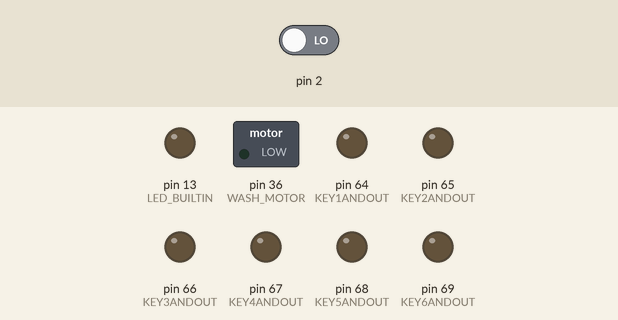
Recording of a sketch running on a simulated Arduino Mega 2560, built with avr-gcc and run on an emulated ATmega2560. Parts: switched loads named in the sketch (green lamp = pin HIGH), output pins drawn as LEDs (lit = HIGH). Inputs (shaded band) come from the test bench; at power-on: pin 2 LOW. What the sketch prints to the serial monitor is not drawn.

Above: at 0.1 s.
At 10.9 s:
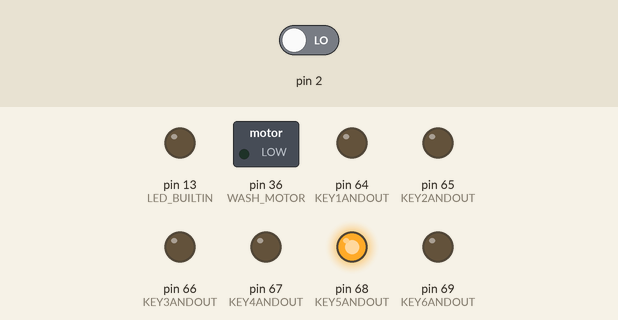
At 21.8 s:
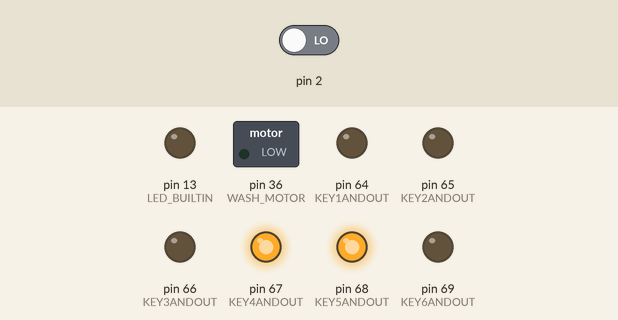
At 32.6 s:
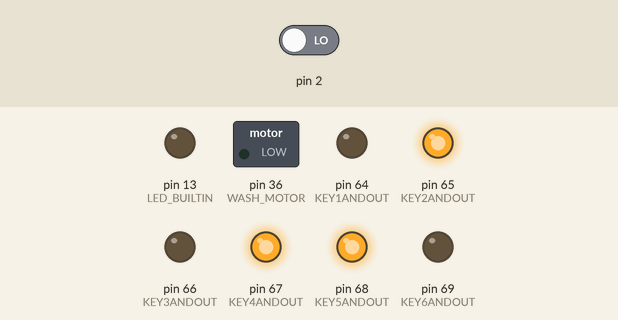
Timing chart, 0 to 34.1 s (numbered marks = the images above):
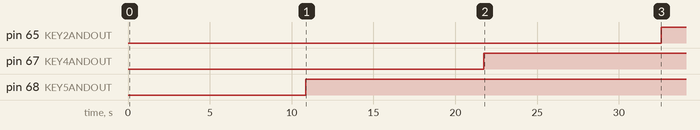

Measured:
- by itself, pin 65 (KEY2ANDOUT): LOW → HIGH at 32.6 s
- by itself, pin 67 (KEY4ANDOUT): LOW → HIGH at 21.7 s
- by itself, pin 68 (KEY5ANDOUT): LOW → HIGH at 10.9 s

The sketch:

Sketch1.ino
```cpp
/*
 Name:		Sketch1.ino
 Created:	2017/10/26 17:05:18
 Author:	wangxu
*/


#include <TimerOne.h>
#include <MsTimer2.h>

//ÀàÐÍ¶¨Òå
#define uchar unsigned char

//¹ýÁã¼ì²â
#define ZERO_DETECT 0// Òý½Å2
// Motor
#define WASH_MOTOR 36
// KEY
#define KEY1ANDOUT 64
#define KEY2ANDOUT 65
#define KEY3ANDOUT 66
#define KEY4ANDOUT 67
#define KEY5ANDOUT 68
#define KEY6ANDOUT 69

// HC164
#define HC164_DATA 42
#define HC164_CLOCK 40

// È«¾Ö±äÁ¿¶¨Òå
// ============================
// 4Î»7¶ÎÊýÂë¹Ü
//   8.8.:8.'8.
//     3
//     __
// 16 |13| 11
//     --
//  5 |__| 15
//     14
//
// ============================
//ÏÔÊ¾Êý×Ö
uint8_t NumData[10] = {
	0x5F,//0
	0x09,//1
	0x7C,//2
	0x76,//3
	0x63,//4
	0x37,//5
	0x3F,//6
	0x52,//7
	0x7F,//8
	0x77//9
};
//ÏÔÊ¾×Ö·û
uint8_t SignData[8] = {
	0x7B,//A
	0x1D,//C
	0x3D,//E
	0x39,//F
	0x6B,//H
	0x0D,//L
	0x79,//P
	0x4F,//U
};

volatile uchar second=0, minute=0;
int MinOpenAngle = 2000;
int MaxOpenAngle = 7000;
int DefaultOpenAngle = 3000;
int IncOpenAngle = 20;

int key[7] = { 1 };

uint8_t data[5];

void setup()
{
	pinMode(LED_BUILTIN, OUTPUT);
	pinMode(HC164_CLOCK, OUTPUT);
	pinMode(HC164_DATA, OUTPUT);

	pinMode(KEY1ANDOUT, OUTPUT);
	pinMode(KEY2ANDOUT, OUTPUT);
	pinMode(KEY3ANDOUT, OUTPUT);
	pinMode(KEY4ANDOUT, OUTPUT);
	pinMode(KEY5ANDOUT, OUTPUT);
	pinMode(KEY6ANDOUT, OUTPUT);

	pinMode(WASH_MOTOR, OUTPUT);
	attachInterrupt(ZERO_DETECT, zero_Change, CHANGE);

	//MsTimer2::set(1000, timerIsr); //1s¶¨Ê±ÖÐ¶Ï
	//MsTimer2::start();

	Timer1.initialize(10);//10us
	Timer1.attachInterrupt(timerInt_Handle);

	Serial.begin(115200);
}

void loop()
{
	//delay(100);
	//
	//read_Key(key);

	//if (key[1] == 1)                //×î´óÑÓÊ±ÀÛ¼Ó£¬ÒÔ¼°·â¶¥
	//{
	//	m = m + 20;
	//	if (m >= mx)
	//	{
	//		m = mx;
	//	}
	//}

	//if (key[2] == 1)
	//{
	//	m = m - 20;                //×îÐ¡ÑÓÊ±ÀÛ¼õ£¬ÒÔ¼°·âµ×
	//	if (m <= mi)
	//	{
	//		m = mi;
	//	}
	//}

	//data[0] = NumData[0];
	//data[1] = NumData[1];
	//data[2] = SignData[8];
	//data[3] = NumData[2];
	//data[4] = NumData[3];

	//hc164_Show(data);

	////digitalWrite(WASH_MOTOR, 0);//OFF

	//Serial.println(m);

	set_Time();

	msg_Show();
}

void zero_Change()
{
	//Timer1.initialize(DefaultOpenAngle);//¹ýÁã¼ì²âÑÓÊ±
	//Timer1.attachInterrupt(Motor_Open);
}

//          01234
// data[] = 88:88
// Multi segment digital
void msg_Show()
{

	shiftOut(HC164_DATA, HC164_CLOCK, MSBFIRST, NumData[second % 10]);
	msg_select(0, LOW);
	delayMicroseconds(1000);
	msg_select(0, HIGH);

	shiftOut(HC164_DATA, HC164_CLOCK, MSBFIRST, NumData[second / 10]);
	msg_select(1, LOW);
	delayMicroseconds(1000);
	msg_select(1, HIGH);

	shiftOut(HC164_DATA, HC164_CLOCK, MSBFIRST, NumData[minute % 10]);
	msg_select(3, LOW);
	delayMicroseconds(1000);
	msg_select(3, HIGH);

	shiftOut(HC164_DATA, HC164_CLOCK, MSBFIRST, NumData[minute / 10]);
	msg_select(4, LOW);
	delayMicroseconds(1000);
	msg_select(4, HIGH);
}

//num =  0 / 1 / 2=: / 3 /4
//mode = HIGH -> open / LOW -> close
void msg_select(uchar num, uchar mode)
{
	//ÏÔÊ¾Î»Òý½Å£¬´ÓµÍµ½¸ß
	uint8_t DisPin[5] = { KEY5ANDOUT ,KEY4ANDOUT ,KEY1ANDOUT ,KEY2ANDOUT ,KEY3ANDOUT };

	if (num<5)
	{
		pinMode(DisPin[num], OUTPUT);
		digitalWrite(DisPin[num], mode);
	}
}

double read_Voltage(int pin)
{
	int n = analogRead(pin);
	double vol = n * (5 / 1024.0);
}

void timerInt_Handle()
{
	second++;
	if (second > 59)
	{
		second = 0;
		minute++;
		if (minute > 59)
		{
			minute = 0;
		}
	}

	Serial.print("Time :  ");
	Serial.print(":");
	Serial.print(minute, DEC);
	Serial.print(":");
	Serial.println(second, DEC);
}

void read_Key(int key[])
{
	pinMode(KEY1ANDOUT, INPUT_PULLUP);
	pinMode(KEY2ANDOUT, INPUT_PULLUP);
	pinMode(KEY3ANDOUT, INPUT_PULLUP);
	pinMode(KEY4ANDOUT, INPUT_PULLUP);
	pinMode(KEY5ANDOUT, INPUT_PULLUP);
	pinMode(KEY6ANDOUT, INPUT_PULLUP);

	for (int i = 1; i < 7; i++)
	{
		key[i] = digitalRead(KEY1ANDOUT);
		delayMicroseconds(100);
	}
}

void set_Time()
{

}

void motor_Open()
{
	digitalWrite(WASH_MOTOR, 1);//OPEN
	delayMicroseconds(10);
	digitalWrite(WASH_MOTOR, 0);//OFF
}
```
